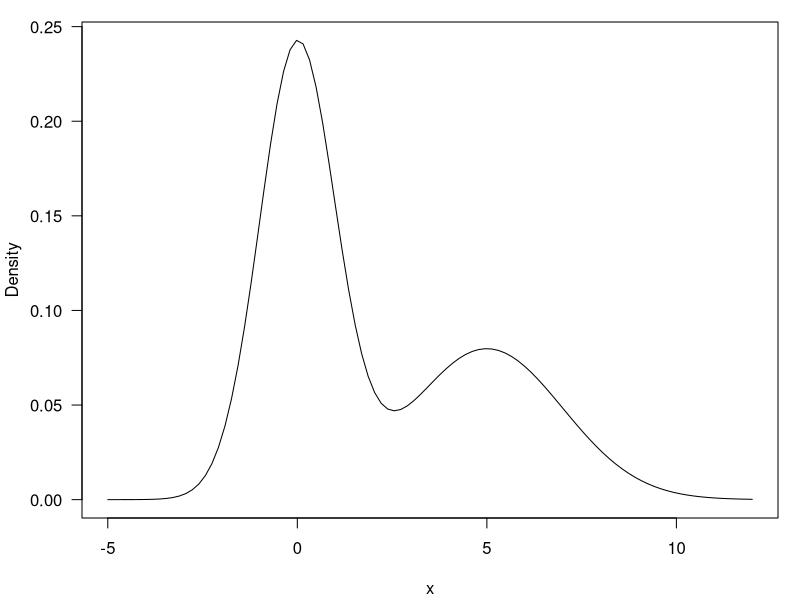
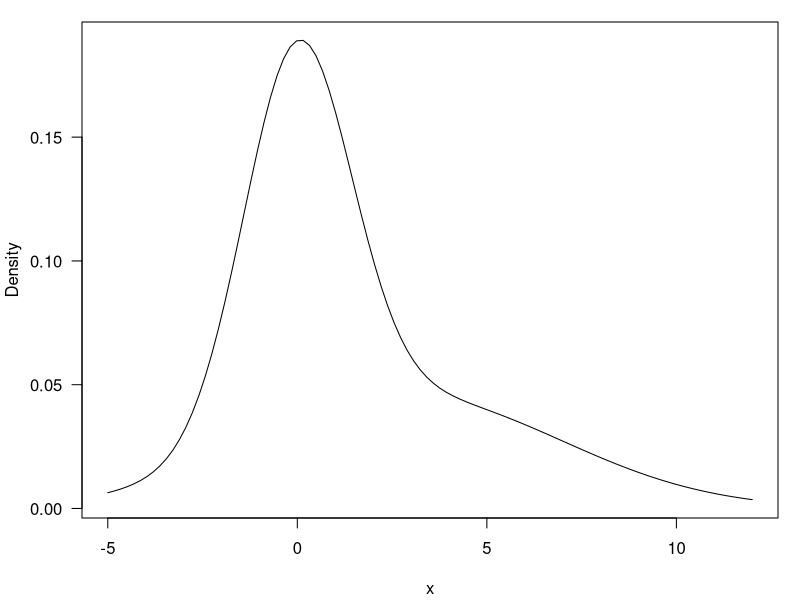
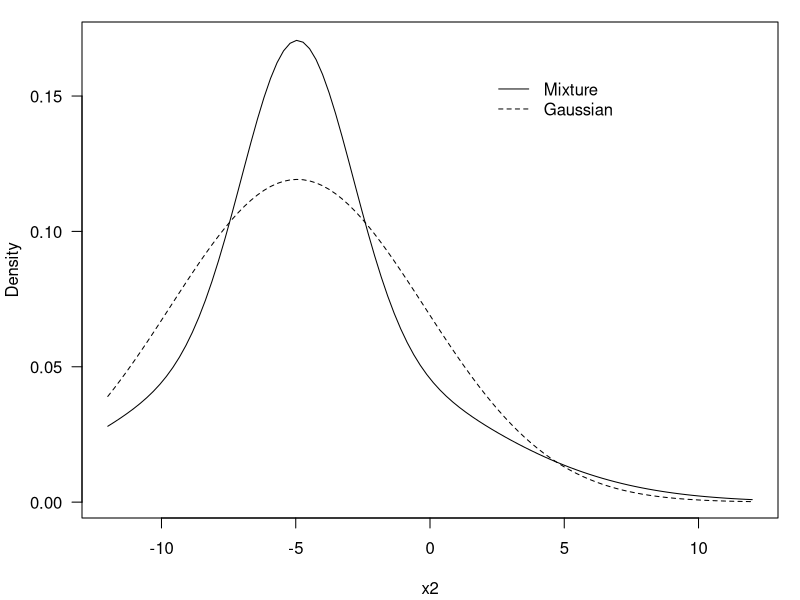

These charts were generated, in order, by the following R code:
#Gaussian Mixture Models

#Bimodal
x= seq(-5, 12, length=100)
y=0.6*dnorm(x,0,1) +0.4*dnorm(x,5,2)
par(mar=c(4,4,1,1)+0.1)
plot(x,y, type="l", ylab="Density", las=1)

#Skewed
x= seq(-5, 12, length=100)
y1=0.55*dnorm(x,0,sqrt(2)) +0.45*dnorm(x,3,4)
par(mar=c(4,4,1,1)+0.1)
plot(x,y1, type="l", ylab="Density", las=1)

#Heavy-tailed
x2= seq(-12, 12, length=100)
y2=0.4*dnorm(x,0,sqrt(2)) +0.40*dnorm(x,0,sqrt(16))+
  0.2*dnorm(x,0, sqrt(20))
z=dnorm(x, 0, sqrt(0.4*2+ 0.4*16+ 0.2*20))
par(mar=c(4,4,1,1)+0.1)
plot(x2,y2, type="l", ylab="Density", las=1)
lines(x2,z, lty=2)
legend(2, 0.16, c("Mixture", "Gaussian"), lty=c(1,2), bty="n")






